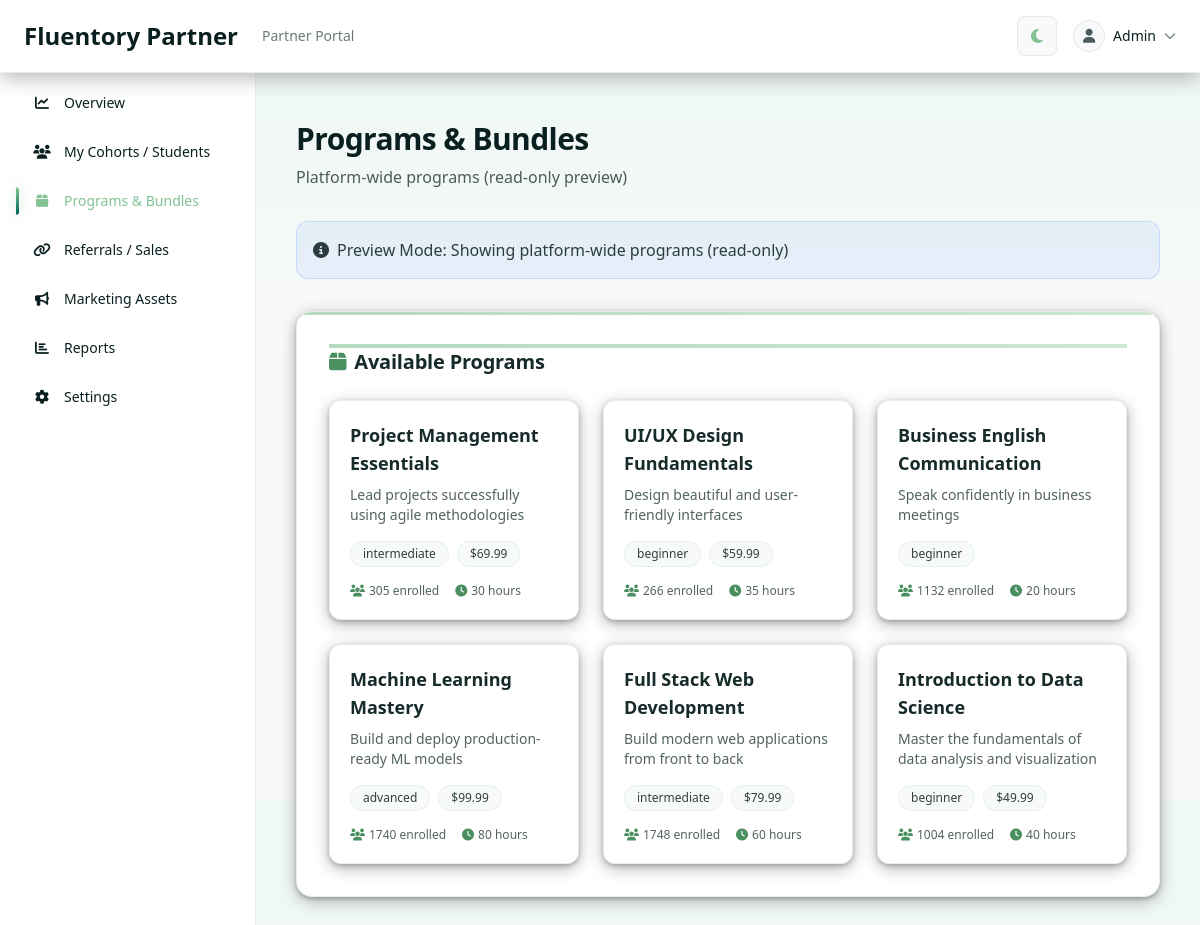
Screenshot of /partner/programs/ (signed in) with the database file from the repository.
### myApp/models.py (models this page shows, shortened)
class Course(models.Model):
    LEVEL_CHOICES = [
        ('beginner', 'Beginner'),
        ('intermediate', 'Intermediate'),
        ('advanced', 'Advanced'),
    ]
    STATUS_CHOICES = [
        ('draft', 'Draft'),
        ('published', 'Published'),
        ('archived', 'Archived'),
    ]
    COURSE_TYPE_CHOICES = [
        ('recorded', 'Recorded'),
        ('live', 'Live'),
        ('hybrid', 'Hybrid'),
    ]
    title = models.CharField(max_length=200)
    slug = models.SlugField(unique=True)
    description = models.TextField()
    short_description = models.CharField(max_length=300)  # For cards
    outcome = models.CharField(max_length=300)  # What students will achieve
    thumbnail = models.ImageField(upload_to='courses/thumbnails/', blank=True, null=True)
    preview_video = models.URLField(blank=True)  # 30-sec preview URL
    category = models.ForeignKey(Category, on_delete=models.SET_NULL, null=True, related_name='courses')
    level = models.CharField(max_length=20, choices=LEVEL_CHOICES, default='beginner')
    course_type = models.CharField(max_length=20, choices=COURSE_TYPE_CHOICES, default='recorded', help_text='Type of course: Recorded (self-paced), Live (scheduled sessions), or Hybrid (combination)')
    instructor = models.ForeignKey(User, on_delete=models.SET_NULL, null=True, related_name='courses_taught')
    price = models.DecimalField(max_digits=10, decimal_places=2, default=0)
    currency = models.CharField(max_length=3, default='USD')
    is_free = models.BooleanField(default=False)
    estimated_hours = models.PositiveIntegerField(default=10)
    lessons_count = models.PositiveIntegerField(default=0)  # Computed field
    language = models.CharField(max_length=10, default='en')
    available_languages = models.JSONField(default=list)  # ['en', 'es', 'fr']
    has_certificate = models.BooleanField(default=True)
    has_ai_tutor = models.BooleanField(default=True)
    has_quizzes = models.BooleanField(default=True)
    status = models.CharField(max_length=20, choices=STATUS_CHOICES, default='draft')
    meta_title = models.CharField(max_length=70, blank=True)
    meta_description = models.CharField(max_length=160, blank=True)
    enrolled_count = models.PositiveIntegerField(default=0)
    completion_rate = models.FloatField(default=0)  # Percentage
    average_rating = models.FloatField(default=0, validators=[MinValueValidator(0), MaxValueValidator(5)])
    created_at = models.DateTimeField(auto_now_add=True)
    updated_at = models.DateTimeField(auto_now=True)
    published_at = models.DateTimeField(null=True, blank=True)
    class Meta:
        ordering = ['-created_at']

### myApp/views.py (the view)
        def wrapper(request, *args, **kwargs):
            if not request.user.is_authenticated:
                return redirect('login')
            if 'admin' in allowed_roles and (request.user.is_superuser or request.user.is_staff):
                return view_func(request, *args, **kwargs)
            profile = get_or_create_profile(request.user)
            if profile.role == 'admin' or request.user.is_superuser or request.user.is_staff:
                return view_func(request, *args, **kwargs)
            if profile.role in allowed_roles:
                return view_func(request, *args, **kwargs)
            messages.error(request, 'You do not have permission to access this page.')
            return redirect('home')

### myApp/context_processors.py (called while the page is built)
def currency_context(request):
    selected_currency = request.session.get('selected_currency', 'USD')
    available_currencies = [choice[0] for choice in CoursePricing.CURRENCY_CHOICES]
    return {
        'selected_currency': selected_currency,
        'available_currencies': available_currencies,
        'currency_choices': CoursePricing.CURRENCY_CHOICES,
    }

### myApp/views.py (called while the page is built, shortened)
def get_or_create_profile(user):
    if not hasattr(user, 'profile'):
        default_role = 'admin' if (user.is_superuser or user.is_staff) else 'student'
        UserProfile.objects.create(user=user, role=default_role)
        user.refresh_from_db()
    return user.profile

def role_required(allowed_roles):
    def decorator(view_func):
        def wrapper(request, *args, **kwargs):
            if not request.user.is_authenticated:
                return redirect('login')
            if 'admin' in allowed_roles and (request.user.is_superuser or request.user.is_staff):
                return view_func(request, *args, **kwargs)
            profile = get_or_create_profile(request.user)
            if profile.role == 'admin' or request.user.is_superuser or request.user.is_staff:
                return view_func(request, *args, **kwargs)
            if profile.role in allowed_roles:
                return view_func(request, *args, **kwargs)
            messages.error(request, 'You do not have permission to access this page.')
            return redirect('home')
        return wrapper
    return decorator

@login_required
@role_required(['partner'])
def partner_programs(request):
    user = request.user
    profile = get_or_create_profile(user)
    is_superuser_or_admin = user.is_superuser or user.is_staff or profile.role == 'admin'
    preview_role = request.session.get('preview_role')
    is_admin_preview = is_superuser_or_admin and (preview_role == 'partner' or (not preview_role and is_superuser_or_admin))
    if is_admin_preview:
        programs = Course.objects.filter(status='published').prefetch_related('cohorts').order_by('-created_at')
        class MockPartner:
            company_name = "Platform Overview (Preview)"
        partner = MockPartner()
    context = {
        'partner': partner,
        'programs': programs,
        'is_preview_mode': is_admin_preview,
    }
    return render(request, 'partner/programs.html', context)

### myApp/templates/partner/programs.html (shortened to what this page needs)
{% extends 'partner/base.html' %}
{% block content %}
<div class="w-full space-y-6 sm:space-y-8">
    <div class="mb-6 sm:mb-8">
        <h1 class="text-2xl sm:text-3xl font-bold mb-2" style="color: var(--text-primary); font-weight: 700;">
            Programs & Bundles
        </h1>
        <p class="text-sm sm:text-base" style="color: var(--text-secondary);">
            {% if is_preview_mode %}Platform-wide programs (read-only preview){% else %}View and manage your course programs and bundles{% endif %}
        </p>
    </div>
    {% if is_preview_mode %}
    <div class="mb-4 p-4 rounded-xl border transition-all duration-300" style="background-color: rgba(59, 130, 246, 0.08); border-color: rgba(59, 130, 246, 0.2);">
        <div class="flex items-center gap-2" style="color: rgba(10, 31, 31, 0.85);">
            <i class="fas fa-info-circle"></i>
            <span class="font-medium">Preview Mode: Showing platform-wide programs (read-only)</span>
        </div>
    </div>
    {% endif %}
    <div class="rounded-2xl bg-white p-6 sm:p-8 border transition-all duration-300" style="border-color: var(--border-primary); box-shadow: var(--card-shadow); position: relative; overflow: hidden;">
        <div class="absolute top-0 left-0 right-0 h-1" style="background: linear-gradient(to right, rgba(130, 194, 147, 0.6), rgba(130, 194, 147, 0.4));"></div>
        <div class="flex flex-col sm:flex-row items-start sm:items-center justify-between gap-4 mb-6">
            <h2 class="text-lg sm:text-xl font-bold flex items-center gap-2" style="color: var(--text-primary); font-weight: 600;">
                <i class="fas fa-box" style="color: #4A8F5F;"></i>
                Available Programs
            </h2>
        </div>
        {% if programs %}
        <div class="grid grid-cols-1 md:grid-cols-2 lg:grid-cols-3 gap-4 sm:gap-6">
            {% for program in programs %}
            <div class="bg-white p-5 rounded-xl border transition-all duration-300 hover:shadow-md" style="border-color: var(--border-primary); box-shadow: var(--card-shadow);" onmouseover="this.style.boxShadow='var(--card-shadow-hover)'; this.style.transform='translateY(-2px)'" onmouseout="this.style.boxShadow='var(--card-shadow)'; this.style.transform='translateY(0)'">
                <div class="text-lg font-semibold mb-2" style="color: rgba(10, 31, 31, 0.95); font-weight: 600;">{{ program.title }}</div>
                <div class="text-sm mb-4" style="color: rgba(10, 31, 31, 0.70);">
                    {{ program.short_description|truncatewords:15|default:"No description available" }}
                </div>
                <div class="flex flex-wrap gap-2 mb-4">
                    <span class="px-3 py-1 text-xs font-medium rounded-full transition-all duration-300" style="background-color: rgba(248, 250, 249, 0.95); border: 1px solid rgba(130, 194, 147, 0.15); color: rgba(10, 31, 31, 0.85);">{{ program.level|default:"All Levels" }}</span>
                    {% if program.price %}
                    <span class="px-3 py-1 text-xs font-medium rounded-full transition-all duration-300" style="background-color: rgba(248, 250, 249, 0.95); border: 1px solid rgba(130, 194, 147, 0.15); color: rgba(10, 31, 31, 0.85);">${{ program.price }}</span>
                    {% endif %}
                </div>
                <div class="text-xs flex items-center gap-4" style="color: rgba(10, 31, 31, 0.70);">
                    <span class="flex items-center gap-1"><i class="fas fa-users"></i> {{ program.enrolled_count|default:0 }} enrolled</span>
                    {% if program.estimated_hours %}
                    <span class="flex items-center gap-1"><i class="fas fa-clock"></i> {{ program.estimated_hours }} hours</span>
                    {% endif %}
                </div>
            </div>
            {% endfor %}
        </div>
        {% endif %}
    </div>
</div>
{% endblock %}

### myApp/templates/partner/partials/navbar.html (shortened to what this page needs)
<nav class="sticky top-0 z-50 w-full backdrop-blur-xl border-b transition-all duration-300" style="background-color: var(--navbar-bg); border-color: var(--border-primary); box-shadow: var(--navbar-shadow);">
    <div class="px-4 sm:px-6 py-3 sm:py-4 flex items-center justify-between gap-3 sm:gap-6">
        <div class="flex items-center gap-3 sm:gap-6 flex-1 min-w-0">
            <a href="/partner/" class="text-xl sm:text-2xl font-semibold shrink-0 transition-all duration-300" style="color: var(--text-primary);" onmouseover="this.style.color='var(--accent-primary)'" onmouseout="this.style.color='var(--text-primary)'">Fluentory Partner</a>
            <span class="hidden sm:inline text-sm" style="color: var(--text-tertiary);">Partner Portal</span>
        </div>
        <div class="flex items-center gap-3 sm:gap-4 shrink-0">
            {% include 'partials/theme_toggle.html' %}
            <div class="relative" id="user-dropdown">
                <button class="flex items-center gap-2 cursor-pointer transition-all duration-300" style="color: var(--text-primary);" onclick="toggleUserMenu()" onmouseover="this.style.opacity='0.8'" onmouseout="this.style.opacity='1'">
                    <div class="w-8 h-8 rounded-full border grid place-items-center overflow-hidden transition-all duration-300" style="background-color: var(--bg-elevated); border-color: var(--border-primary);">
                        {% if request.user.profile.avatar %}
                        <img src="{{ request.user.profile.avatar.url }}" alt="" class="w-full h-full object-cover">
                        {% else %}
                        <i class="fas fa-user text-sm" style="color: var(--text-secondary);"></i>
                        {% endif %}
                    </div>
                    <span class="hidden sm:inline text-sm" style="color: var(--text-primary);">{{ request.user.first_name|default:request.user.username }}</span>
                    <i class="fas fa-chevron-down text-xs hidden sm:inline" style="color: var(--text-muted);"></i>
                </button>
            </div>
        </div>
    </div>
</nav>

### rows the page displays
Course: title "Project Management Essentials", short_description "Lead projects successfully using agile methodologies", level "intermediate", price "69.99", enrolled_count "305", estimated_hours "30"
Course: title "UI/UX Design Fundamentals", short_description "Design beautiful and user-friendly interfaces", level "beginner", price "59.99", enrolled_count "266", estimated_hours "35"
Course: title "Business English Communication", short_description "Speak confidently in business meetings", level "beginner", enrolled_count "1132", estimated_hours "20"
Course: title "Machine Learning Mastery", short_description "Build and deploy production-ready ML models", level "advanced", price "99.99", enrolled_count "1740", estimated_hours "80"
Course: title "Full Stack Web Development", short_description "Build modern web applications from front to back", level "intermediate", price "79.99", enrolled_count "1748", estimated_hours "60"
Course: title "Introduction to Data Science", short_description "Master the fundamentals of data analysis and visualization", level "beginner", price "49.99", enrolled_count "1004", estimated_hours "40"

### other values shown
{{ request.user.first_name|default:request.user.username }} "Admin"
